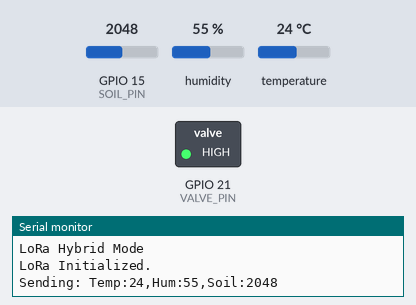
This sketch was run on a simulated ESP32. Parts: switched loads named in the sketch (green lamp = pin HIGH), the last lines printed to the serial monitor. Inputs (shaded band) come from the test bench; at power-on: GPIO 15 (SOIL_PIN) = 2048, temperature 24 °C, humidity 55 %. No radio packets arrive unless stated.

Above: at 5.2 s.
5.3 s: GPIO 15 (SOIL_PIN) set to 2229
8.6 s: GPIO 15 (SOIL_PIN) set to 2346
At 12.2 s:
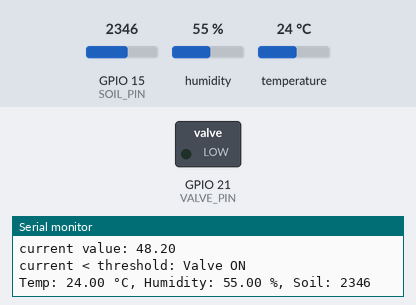
15.2 s: temperature set to 18 °C
19.0 s: temperature set to 15 °C
At 19.8 s:
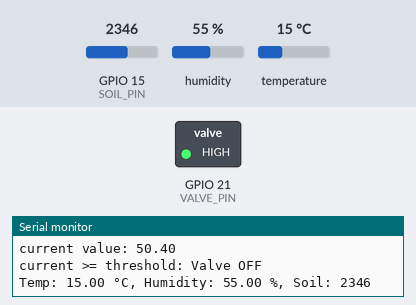
23.3 s: humidity set to 47 %
27.1 s: humidity set to 44 %
At 28.5 s:
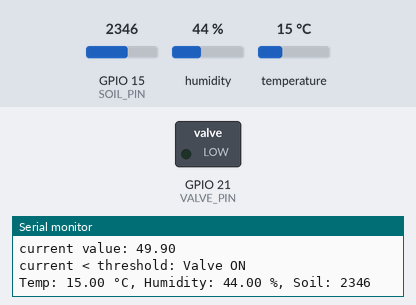
Timing chart, 0 to 30.1 s (numbered marks = the images above; inputs shaded):
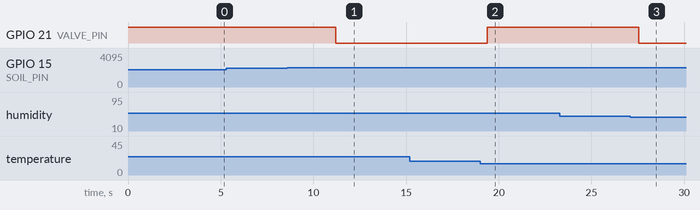

The sketch:

fieldesp21codev1.ino
```cpp
#include <SPI.h>
#include <LoRa.h>
#include <DHT.h>
#include <math.h>

// ----------------------------
// Pin Definitions
// ----------------------------
#define NSS 4
#define RST 5
#define DI0 2

#define DHTPIN 22
#define DHTTYPE DHT11
#define SOIL_PIN 15
#define VALVE_PIN 21

DHT dht(DHTPIN, DHTTYPE);

bool isInitiator = true;
unsigned long lastDebugPrint = 0;
const unsigned long debugInterval = 8000;
int lastThreshold = 50;  // Last received threshold (default)

// ----------------------------
// Setup
// ----------------------------
void setup() {
  Serial.begin(115200);
  while (!Serial)
    ;

  pinMode(VALVE_PIN, OUTPUT);
  digitalWrite(VALVE_PIN, HIGH);  // Valve OFF initially

  dht.begin();

  LoRa.setPins(NSS, RST, DI0);
  Serial.println("LoRa Hybrid Mode");

  delay(3000);

  while (!LoRa.begin(433E6)) {
    Serial.println("Starting LoRa...");
    delay(500);
  }

  LoRa.setSyncWord(0xF1);
  Serial.println("LoRa Initialized.");
  delay(1000);
}

// ----------------------------
// Main Loop
// ----------------------------
void loop() {
  if (isInitiator) {
    sendSensorData();

    // Wait for response from Home ESP
    unsigned long startTime = millis();
    bool gotResponse = false;
    while (millis() - startTime < 3000) {
      if (LoRa.parsePacket()) {
        String incoming = LoRa.readString();
        Serial.print("Received: ");
        Serial.println(incoming);
        processIncoming(incoming);
        gotResponse = true;
        break;
      }
    }

    if (!gotResponse) {
      Serial.println("No response from Home ESP. Using last known threshold.");
      evaluateAndControlValve(false, lastThreshold);
    }

    isInitiator = false;  // Wait for next cycle
  }

  // Periodic debug output
  if (millis() - lastDebugPrint > debugInterval) {
    readSensorsAndPrint();
    lastDebugPrint = millis();
  }

  delay(1000);         // Limit loop frequency
  isInitiator = true;  // Ready for next send-receive cycle
}

// ----------------------------
// Send Sensor Data
// ----------------------------
void sendSensorData() {
  float temp = dht.readTemperature();
  float hum = dht.readHumidity();
  int soil = analogRead(SOIL_PIN);

  int tempInt = isnan(temp) ? -100 : round(temp);
  int humInt = isnan(hum) ? -100 : round(hum);
  if (soil == 4095 || soil == 0 || isnan(soil)) {
    soil = -100;
  }

  String msg = "Temp:" + String(tempInt) + ",Hum:" + String(humInt) + ",Soil:" + String(soil);
  Serial.print("Sending: ");
  Serial.println(msg);

  LoRa.beginPacket();
  LoRa.print(msg);
  LoRa.endPacket();
}

// ----------------------------
// Process Received Command
// ----------------------------
void processIncoming(String incoming) {
  incoming.trim();
  int colonIndex = incoming.indexOf(':');

  if (colonIndex == -1) {
    Serial.println("Invalid message format");
    return;
  }

  String boolPart = incoming.substring(0, colonIndex);
  String valPart = incoming.substring(colonIndex + 1);

  bool command;
  int receivedValue;

  if (boolPart == "1") command = true;
  else if (boolPart == "0") command = false;
  else {
    Serial.println("Invalid boolean value");
    return;
  }

  receivedValue = valPart.toInt();
  lastThreshold = receivedValue;  // Update cached threshold

  evaluateAndControlValve(command, receivedValue);
}

// ----------------------------
// Evaluate and Control Valve
// ----------------------------
void evaluateAndControlValve(bool forceOn, int threshold) {
  float temp = dht.readTemperature();
  temp = (temp - 20) * 5;
  temp = 100 - temp;
  float hum = dht.readHumidity();
  int soil = analogRead(SOIL_PIN);
  soil = (3500 - soil) / 25;

  if (isnan(temp) || isnan(hum)) {
    Serial.println("Sensor error - ignoring valve control");
    return;
  }

  float current = 0.9 * soil + 0.05 * temp + 0.05 * hum;
  current = constrain(round(current * 10) / 10.0, 30, 100);

  Serial.print("current value: ");
  Serial.println(current);

  if (forceOn) {
    digitalWrite(VALVE_PIN, LOW);  // Valve ON
    Serial.println("Force ON: Valve ON");
  } else if (current < threshold) {
    digitalWrite(VALVE_PIN, LOW);  // Valve ON
    Serial.println("current < threshold: Valve ON");
  } else {
    digitalWrite(VALVE_PIN, HIGH);  // Valve OFF
    Serial.println("current >= threshold: Valve OFF");
  }
}

// ----------------------------
// Sensor Debug Print
// ----------------------------
void readSensorsAndPrint() {
  float temp = dht.readTemperature();
  float hum = dht.readHumidity();
  int soil = analogRead(SOIL_PIN);

  Serial.print("Temp: ");
  Serial.print(isnan(temp) ? -100 : temp);
  Serial.print(" °C, Humidity: ");
  Serial.print(isnan(hum) ? -100 : hum);
  Serial.print(" %, Soil: ");
  Serial.println(soil);
}
```

Measured:
- the behaviour switches between 2300 and 2301 on GPIO 15 (SOIL_PIN) (found by bisection; images 0 and 1)
- the behaviour switches between 17 and 16 °C on temperature (found by bisection; images 1 and 2)
- the behaviour switches between 46 and 45 % on humidity (found by bisection; images 2 and 3)
- after the input at 8.6 s, GPIO 21 (VALVE_PIN): HIGH → LOW after 2.6 s
- after the input at 19.0 s, GPIO 21 (VALVE_PIN): LOW → HIGH after 0.38 s
- after the input at 27.1 s, GPIO 21 (VALVE_PIN): HIGH → LOW after 0.45 s
